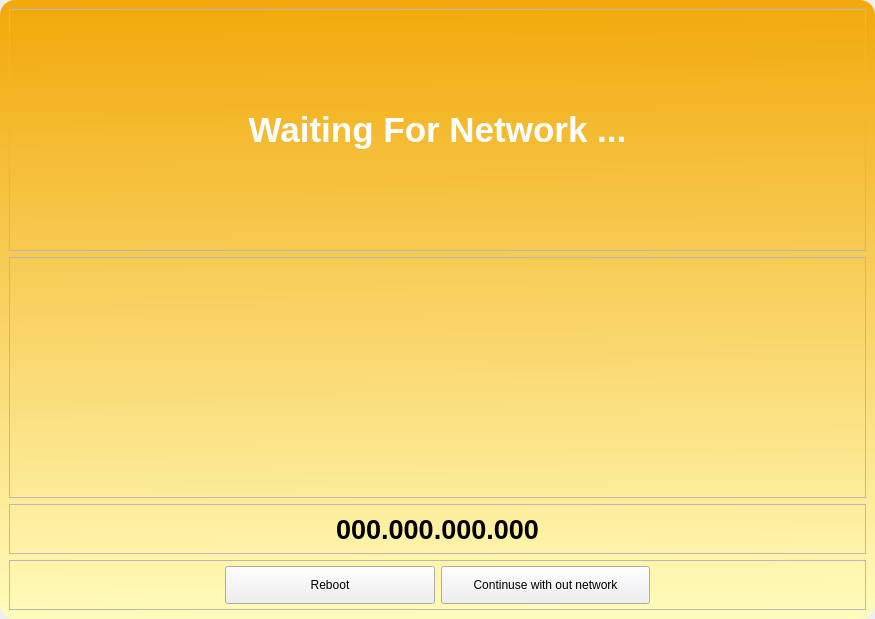
<?xml version="1.0" encoding="UTF-8"?>
<ui version="4.0">
 <class>WaitingNetworkDialog</class>
 <widget class="QWidget" name="WaitingNetworkDialog">
  <property name="geometry">
   <rect>
    <x>0</x>
    <y>0</y>
    <width>875</width>
    <height>619</height>
   </rect>
  </property>
  <property name="sizePolicy">
   <sizepolicy hsizetype="Expanding" vsizetype="Expanding">
    <horstretch>0</horstretch>
    <verstretch>0</verstretch>
   </sizepolicy>
  </property>
  <property name="windowTitle">
   <string>Form</string>
  </property>
  <property name="styleSheet">
   <string notr="true">#Frame_Waiting_Background{
	background-color: qlineargradient(spread:pad, x1:0.488825, y1:0.0113636, x2:0.5, y2:1, stop:0 rgba(242, 169, 12, 255), stop:1 rgba(255, 252, 188, 255));
borde: 1px solid white;
border-radius: 15px;
}
#Waiting_Network_Label_Content{
	color: white;
}</string>
  </property>
  <layout class="QVBoxLayout" name="verticalLayout">
   <property name="leftMargin">
    <number>0</number>
   </property>
   <property name="topMargin">
    <number>0</number>
   </property>
   <property name="rightMargin">
    <number>0</number>
   </property>
   <property name="bottomMargin">
    <number>0</number>
   </property>
   <item>
    <widget class="QFrame" name="Frame_Waiting_Background">
     <property name="sizePolicy">
      <sizepolicy hsizetype="Expanding" vsizetype="Expanding">
       <horstretch>0</horstretch>
       <verstretch>0</verstretch>
      </sizepolicy>
     </property>
     <property name="frameShape">
      <enum>QFrame::StyledPanel</enum>
     </property>
     <property name="frameShadow">
      <enum>QFrame::Raised</enum>
     </property>
     <layout class="QVBoxLayout" name="verticalLayout_4">
      <item>
       <widget class="QFrame" name="Frame_Waiting_Content">
        <property name="sizePolicy">
         <sizepolicy hsizetype="Expanding" vsizetype="Expanding">
          <horstretch>0</horstretch>
          <verstretch>0</verstretch>
         </sizepolicy>
        </property>
        <property name="frameShape">
         <enum>QFrame::StyledPanel</enum>
        </property>
        <property name="frameShadow">
         <enum>QFrame::Raised</enum>
        </property>
        <layout class="QVBoxLayout" name="verticalLayout_2">
         <item>
          <widget class="QLabel" name="Waiting_Network_Label_Content">
           <property name="font">
            <font>
             <pointsize>26</pointsize>
             <bold>true</bold>
             <strikeout>false</strikeout>
            </font>
           </property>
           <property name="text">
            <string>Waiting For Network ...</string>
           </property>
           <property name="alignment">
            <set>Qt::AlignCenter</set>
           </property>
          </widget>
         </item>
        </layout>
       </widget>
      </item>
      <item>
       <widget class="QFrame" name="Frame_Waiting_Logo">
        <property name="sizePolicy">
         <sizepolicy hsizetype="Expanding" vsizetype="Expanding">
          <horstretch>0</horstretch>
          <verstretch>0</verstretch>
         </sizepolicy>
        </property>
        <property name="frameShape">
         <enum>QFrame::StyledPanel</enum>
        </property>
        <property name="frameShadow">
         <enum>QFrame::Raised</enum>
        </property>
        <layout class="QVBoxLayout" name="verticalLayout_3">
         <item>
          <widget class="QLabel" name="Waiting_Network_Label_Logo">
           <property name="sizePolicy">
            <sizepolicy hsizetype="Expanding" vsizetype="Expanding">
             <horstretch>0</horstretch>
             <verstretch>0</verstretch>
            </sizepolicy>
           </property>
           <property name="text">
            <string/>
           </property>
           <property name="pixmap">
            <pixmap>../Downloads/Youtube_loading_symbol_1_(wobbly).gif</pixmap>
           </property>
           <property name="alignment">
            <set>Qt::AlignCenter</set>
           </property>
          </widget>
         </item>
        </layout>
       </widget>
      </item>
      <item>
       <widget class="QFrame" name="frame">
        <property name="sizePolicy">
         <sizepolicy hsizetype="Expanding" vsizetype="Expanding">
          <horstretch>0</horstretch>
          <verstretch>0</verstretch>
         </sizepolicy>
        </property>
        <property name="maximumSize">
         <size>
          <width>16777215</width>
          <height>50</height>
         </size>
        </property>
        <property name="frameShape">
         <enum>QFrame::StyledPanel</enum>
        </property>
        <property name="frameShadow">
         <enum>QFrame::Raised</enum>
        </property>
        <layout class="QHBoxLayout" name="horizontalLayout_2">
         <property name="leftMargin">
          <number>3</number>
         </property>
         <property name="topMargin">
          <number>3</number>
         </property>
         <property name="rightMargin">
          <number>3</number>
         </property>
         <property name="bottomMargin">
          <number>3</number>
         </property>
         <item>
          <widget class="QLabel" name="Waiting_Network_Label_Ip">
           <property name="font">
            <font>
             <pointsize>20</pointsize>
             <bold>true</bold>
            </font>
           </property>
           <property name="text">
            <string>000.000.000.000</string>
           </property>
           <property name="alignment">
            <set>Qt::AlignCenter</set>
           </property>
          </widget>
         </item>
        </layout>
       </widget>
      </item>
      <item>
       <widget class="QFrame" name="Frame_Waiting_Buttons">
        <property name="sizePolicy">
         <sizepolicy hsizetype="Expanding" vsizetype="Expanding">
          <horstretch>0</horstretch>
          <verstretch>0</verstretch>
         </sizepolicy>
        </property>
        <property name="maximumSize">
         <size>
          <width>16777215</width>
          <height>50</height>
         </size>
        </property>
        <property name="frameShape">
         <enum>QFrame::StyledPanel</enum>
        </property>
        <property name="frameShadow">
         <enum>QFrame::Raised</enum>
        </property>
        <layout class="QHBoxLayout" name="horizontalLayout">
         <property name="leftMargin">
          <number>5</number>
         </property>
         <property name="topMargin">
          <number>5</number>
         </property>
         <property name="rightMargin">
          <number>5</number>
         </property>
         <property name="bottomMargin">
          <number>5</number>
         </property>
         <item>
          <spacer name="horizontalSpacer">
           <property name="orientation">
            <enum>Qt::Horizontal</enum>
           </property>
           <property name="sizeHint" stdset="0">
            <size>
             <width>40</width>
             <height>20</height>
            </size>
           </property>
          </spacer>
         </item>
         <item>
          <widget class="QPushButton" name="pushButton">
           <property name="sizePolicy">
            <sizepolicy hsizetype="Expanding" vsizetype="Expanding">
             <horstretch>0</horstretch>
             <verstretch>0</verstretch>
            </sizepolicy>
           </property>
           <property name="text">
            <string>Reboot</string>
           </property>
          </widget>
         </item>
         <item>
          <widget class="QPushButton" name="pushButton_2">
           <property name="sizePolicy">
            <sizepolicy hsizetype="Expanding" vsizetype="Expanding">
             <horstretch>0</horstretch>
             <verstretch>0</verstretch>
            </sizepolicy>
           </property>
           <property name="text">
            <string>Continuse with out network</string>
           </property>
          </widget>
         </item>
         <item>
          <spacer name="horizontalSpacer_2">
           <property name="orientation">
            <enum>Qt::Horizontal</enum>
           </property>
           <property name="sizeHint" stdset="0">
            <size>
             <width>40</width>
             <height>20</height>
            </size>
           </property>
          </spacer>
         </item>
        </layout>
       </widget>
      </item>
     </layout>
    </widget>
   </item>
  </layout>
 </widget>
 <resources/>
 <connections/>
</ui>
